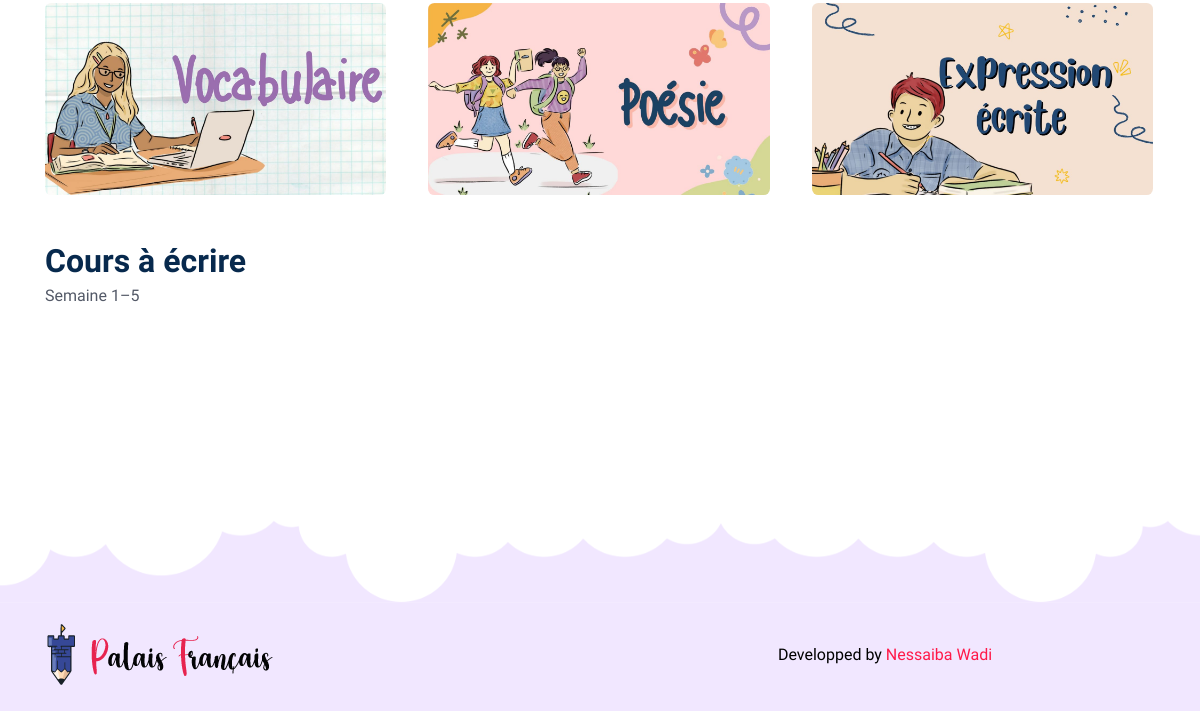
/Palais-Français/theme10.php (lower part), run on an earlier commit of the app's database.
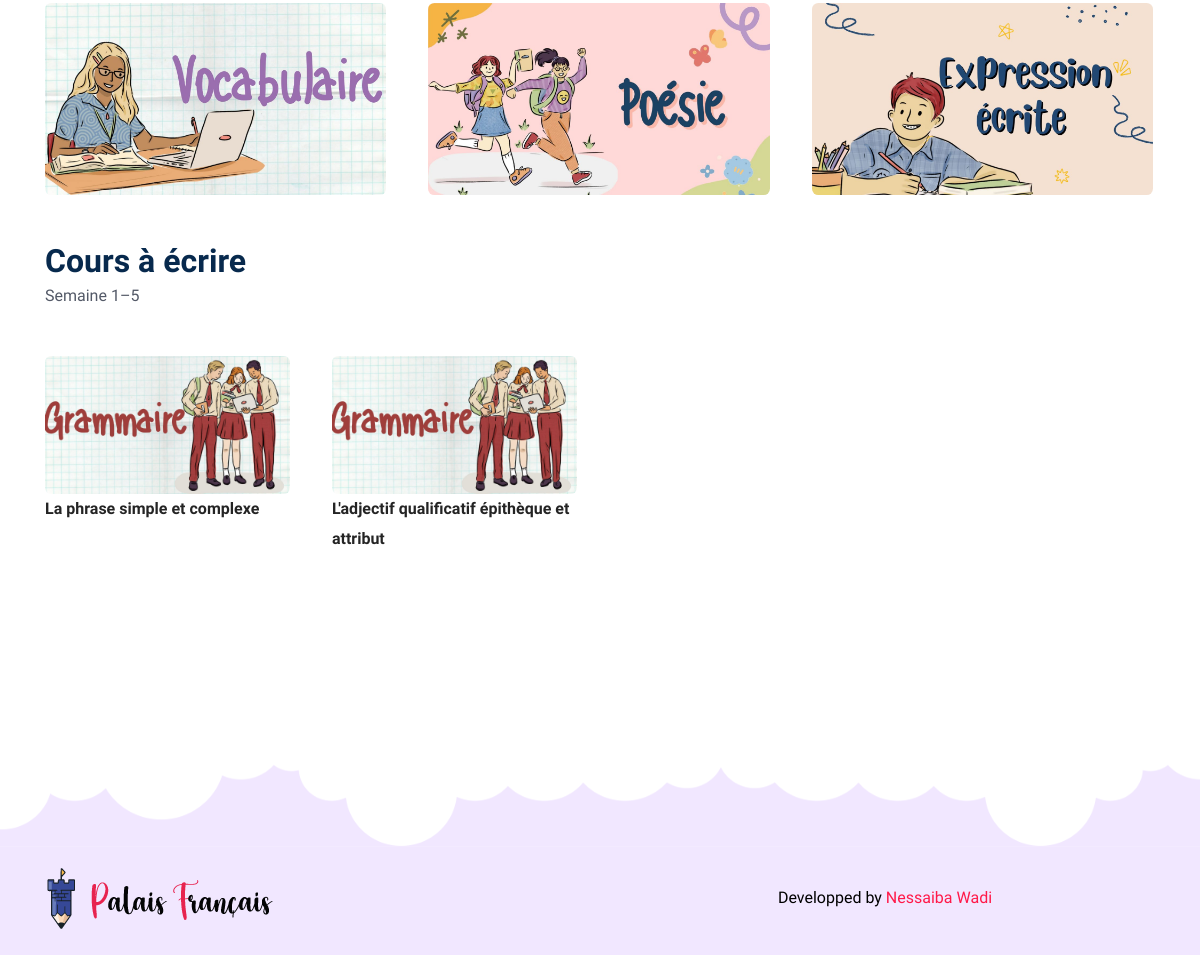
And on a later commit of the database.
### tables this page shows
CREATE TABLE `courses` (
  `course_id` int(11) NOT NULL,
  `theme_id` int(11) DEFAULT NULL,
  `course_name` varchar(255) DEFAULT NULL,
  `course_pdf` varchar(255) DEFAULT NULL,
  `picture` varchar(255) DEFAULT NULL
);

CREATE TABLE `writingcourses` (
  `id` int(11) NOT NULL,
  `theme_id` int(11) DEFAULT NULL,
  `course_name` varchar(255) DEFAULT NULL,
  `course_pdf` varchar(255) DEFAULT NULL,
  `picture` varchar(255) DEFAULT NULL
);

### Palais-Français/theme10.php (the view, shortened to what this page needs)
<!DOCTYPE html>
<html lang="zxx">
<head>
    <link rel="stylesheet" href="assets/vendors/bootstrap/bootstrap.css">
    <link rel="stylesheet" href="assets/vendors/fontawesome/css/all.css">
    <link rel="stylesheet" href="assets/vendors/bicon/css/bicon.min.css">
    <link rel="stylesheet" href="assets/vendors/themify/themify-icons.css">
    <link rel="stylesheet" href="assets/vendors/animate-css/animate.css">
    <link rel="stylesheet" href="assets/vendors/woocommerce/woocommerce-layouts.css">
    <link rel="stylesheet" href="assets/vendors/woocommerce/woocommerce-small-screen.css">
    <link rel="stylesheet" href="assets/vendors/woocommerce/woocommerce.css">
    <link rel="stylesheet" href="assets/vendors/owl/assets/owl.carousel.min.css">
    <link rel="stylesheet" href="assets/vendors/owl/assets/owl.theme.default.min.css">
    <link rel="stylesheet" href="assets/css/style.css">
    <link rel="stylesheet" href="assets/css/responsive.css">
</head>
<body id="top-header">
<main class="site-main page-wrapper woocommerce">
    <section class="space-3">
        <div class="container">
            <div class="row">
                <div class="col-lg-12 mb-4 mb-lg-0">
                    <ul class="products columns-3">
                        <?php
                        include "conn.php";
                        $theme_id = 13;
                        $resultCourses = $mysqli->query("SELECT * FROM Courses WHERE theme_id = $theme_id");
                        $counter = 0;
                        while ($course = $resultCourses->fetch_assoc()) {
                            $counter++;
                            $class = ($counter % 3 == 0) ? 'product last' : 'product';
                            ?>
                            <li class="<?php echo $class; ?>">
                                <div class="product-wrap">
                                    <?php echo '<a href="' . $course['course_pdf'] . '" target="_blank" class=""><img src="' . $course['picture'] . '" alt=""></a>'; ?>
                                </div>
                            </li>
                            <?php
                        }?>
                    </ul>
                </div>
            </div>
        </div>
    </section>
    <section class="space-3">
        <div class="container">
            <div class="row">
                <div class="col-lg-12 mb-4 mb-lg-0">
                    <div class="section-title">
                        <h2 class="title d-block text-left-sm">Cours à écrire</h2>
                        <p class="woocommerce-result-count"> Semaine 1–5</p>
                    </div>
                    <ul class="products columns-4">
                        <?php
                        include "conn.php";
                        $theme_id = 13;
                        $resultsCourses = $mysqli->query("SELECT * FROM writingcourses WHERE theme_id = $theme_id");
                        $counter = 0;
                        while ($courses = $resultsCourses->fetch_assoc()) {
                            $counter++;
                            $class = ($counter % 4 == 0) ? 'product last' : 'product';
                            ?>
                            <li class="<?php echo $class; ?>">
                                <div class="product-wrap">
                                    <?php echo '<a href="' . $courses['course_pdf'] . '" target="_blank" class=""><img src="' . $courses['picture'] . '" alt=""></a>'; ?>
                                </div>
                                <span class="price">
                                <span class="woocommerce-Price-amount amount">
                                     <?php echo $courses['course_name'] ?>
                                </span>
                            </span>
                            </li>
                            <?php
                        }  ?>
                    </ul>
                </div>
            </div>
        </div>
    </section>
</main>
<?php include "footer.php" ?>
<div class="fixed-btm-top">
</div>
</body>
</html>

What changed in the data, as far as the page shows it:
added writingcourses: picture (picture), course_name "La phrase simple et complexe"
added writingcourses: picture (picture), course_name "L'adjectif qualificatif épithèque et attribut"
